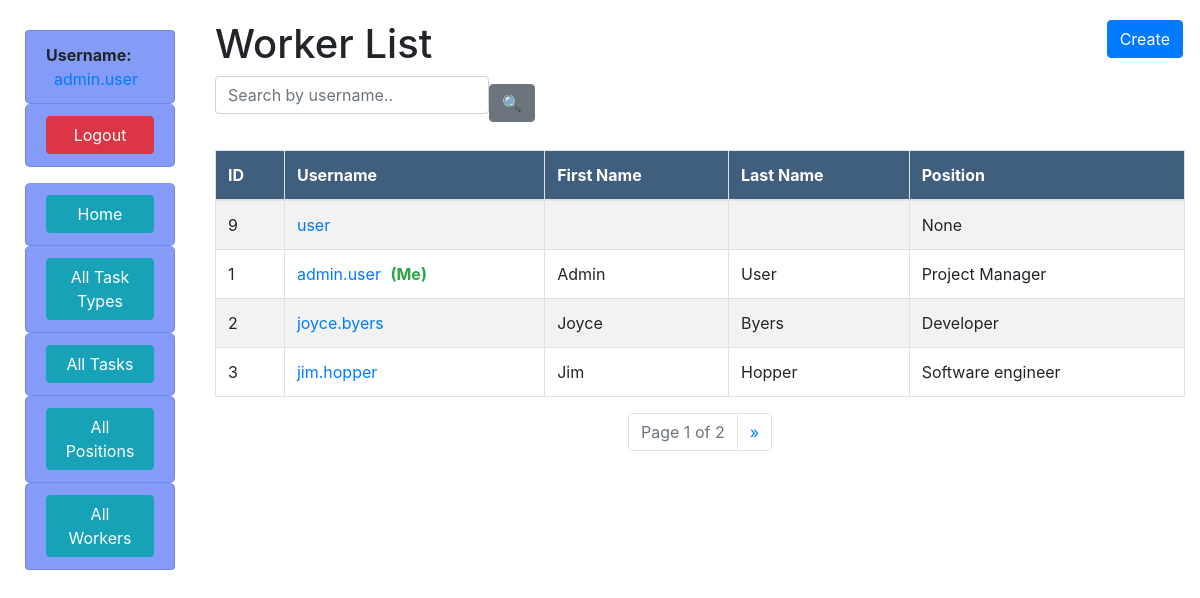
Screenshot of /workers/ (signed in) with the database file from the repository.
### task/models.py (models this page shows, shortened)
class Worker(AbstractUser):
    position = models.ForeignKey(
        "Position",
        on_delete=models.CASCADE,
        related_name="workers",
        blank=True,
        null=True
    )
    class Meta:
        ordering = ["position"]
        verbose_name = "worker"
        verbose_name_plural = "workers"
    def get_absolute_url(self):
        return reverse("task:worker-detail", kwargs={"pk": self.pk})

class Position(models.Model):
    name = models.CharField(max_length=128, unique=True)
    def __str__(self):
        return self.name

### task/views.py (the view)
# urls.py: path("workers/", WorkerListView.as_view(), name="worker-list"),
class WorkerListView(LoginRequiredMixin, generic.ListView):
    model = Worker
    queryset = Worker.objects.select_related("position")
    paginate_by = 4
    def get_context_data(self, *, object_list=None, **kwargs):
        context = super().get_context_data(**kwargs)
        username = self.request.GET.get("username", "")
        context["search_form"] = WorkerUsernameSearchForm(
            initial={"username": username}
        )
        return context
    def get_queryset(self):
        queryset = get_user_model().objects.all()
        username = self.request.GET.get("username")
        if username:
            return queryset.filter(username__icontains=username)
        return queryset

### task/forms.py
class WorkerUsernameSearchForm(forms.Form):
    username = forms.CharField(
        max_length=255,
        required=False,
        label="",
        widget=forms.TextInput(attrs={"placeholder": "Search by username.."})
    )

### task/templatetags/query_transform.py (called while the page is built)
@register.simple_tag
def query_transform(request, **kwargs):
    updated = request.GET.copy()
    for key, value in kwargs.items():
        if value is not None:
            updated[key] = value
        else:
            updated.pop(key, 0)
    return updated.urlencode()

### templates/task/worker_list.html
{% extends "base.html" %}
{% block content %}
  <h1>Worker List
    <a href="{% url 'task:worker-create' %}" class="btn btn-primary link-to-page">Create</a>
  </h1>
  {% include "includes/search_form.html" %}
  {% if worker_list %}
    <table class="table table-striped">
      <thead>
        <tr>
          <th>ID</th>
          <th>Username</th>
          <th>First Name</th>
          <th>Last Name</th>
          <th>Position</th>
        </tr>
      </thead>
      <tbody>
        {% for worker in worker_list %}
          <tr>
            <td>{{ worker.id }}</td>
            <td>
              <a href="{{ worker.get_absolute_url }}">
                {{ worker.username }} {% if user == worker %}<span class="me-label">(Me)</span>{% endif %}
              </a>
            </td>
            <td>{{ worker.first_name }}</td>
            <td>{{ worker.last_name }}</td>
            <td>{{ worker.position }}</td>
          </tr>
        {% endfor %}
      </tbody>
    </table>
  {% else %}
    <p>There are no workers yet.</p>
  {% endif %}
{% endblock %}

### templates/base.html (shortened to what this page needs)
<!doctype html>
<html lang="en">
<head>
  <link rel="stylesheet"
          href="https://cdn.jsdelivr.net/npm/bootstrap@4.5.3/dist/css/bootstrap.min.css"
>
  {% load static %}
  <link rel="stylesheet" href="{% static "css/styles.css" %}">
</head>
<body>
  <div class="container-fluid">
    <div class="row">
      <div class="col-sm-2">
        {% block sidebar %}
          {% include "includes/sidebar.html" %}
        {% endblock %}
      </div>
      <div class="col-sm-10">
        {% block content %}{% endblock %}
        {% block pagination %}
          {% include "includes/pagination.html" %}
        {% endblock %}
      </div>
    </div>
  </div>
</body>
</html>

### templates/includes/sidebar.html (shortened to what this page needs)
<ul class="list-group sidebar-nav sticky-sidebar">
  {% if user.is_authenticated %}
    <li class="list-group-item sidebar-bg-color">
      <span class="font-weight-bold">Username:</span>
      <a href="{{ user.get_absolute_url }}" class="ml-2">{{ user.username }}</a>
    </li>
    <li class="list-group-item sidebar-bg-color mb-3">
      <a href="{% url 'logout' %}" class="btn btn-danger btn-block">Logout</a>
    </li>
  {% endif %}
  <li class="list-group-item sidebar-bg-color">
    <a href="{% url 'task:index' %}" class="btn btn-info btn-block">Home</a>
  </li>
  <li class="list-group-item sidebar-bg-color">
    <a href="{% url 'task:task-type-list' %}" class="btn btn-info btn-block">All Task Types</a>
  </li>
  <li class="list-group-item sidebar-bg-color">
    <a href="{% url 'task:task-list' %}" class="btn btn-info btn-block">All Tasks</a>
  </li>
  <li class="list-group-item sidebar-bg-color">
    <a href="{% url 'task:position-list' %}" class="btn btn-info btn-block">All Positions</a>
  </li>
  <li class="list-group-item sidebar-bg-color">
    <a href="{% url 'task:worker-list' %}" class="btn btn-info btn-block">All Workers</a>
  </li>
</ul>

### templates/includes/search_form.html
{% load crispy_forms_filters %}
<form action="" class="form-inline">
  {{ search_form|crispy }}
  <input type="submit" value="🔍" class="btn btn-secondary">
</form>

### templates/includes/pagination.html (shortened to what this page needs)
{% load query_transform %}
{% if is_paginated %}
  <ul class="pagination justify-content-center">
    <li class="page-item disabled">
      <span class="page-link">Page {{ page_obj.number }} of {{ paginator.num_pages }}</span>
    </li>
    {% if page_obj.has_next %}
      <li class="page-item">
        <a href="?{% query_transform request page=page_obj.next_page_number %}" class="page-link">
          <span aria-hidden="true">&raquo;</span>
        </a>
      </li>
    {% endif %}
  </ul>
{% endif %}

### static/css/styles.css (style rules this page uses)
body { margin-top: 20px; }
.link-to-page { float: right; margin: 0 2px 0 2px; }
.sidebar-bg-color { background-color: rgb(132, 155, 248); }
.list-group-item { border-radius: 5px; }
.table { margin-top: 20px; }
.table th { background-color: #405e7e; color: #fff; border: 1px solid #dee2e6; }
.table td { border: 1px solid #dee2e6; vertical-align: middle; }
.me-label { font-weight: bold; color: #28a745; margin-left: 5px; }
.sticky-sidebar { position: sticky; top: 0; z-index: 1; padding: 10px; }

### rows the page displays
Worker: username "admin.user", id "1", shows "(Me)", first_name "Admin", last_name "User", position "Project Manager"
Worker: id "9", username "user", position "None"
Worker: id "2", username "joyce.byers", first_name "Joyce", last_name "Byers", position "Developer"
Worker: id "3", username "jim.hopper", first_name "Jim", last_name "Hopper", position "Software engineer"

### other values shown
{{ page_obj.number }} "1"
{{ paginator.num_pages }} "2"
